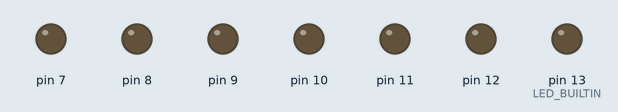
This sketch was run on a simulated Arduino Uno, built with avr-gcc and run on an emulated ATmega328P. Parts: output pins drawn as LEDs (lit = HIGH). What the sketch prints to the serial monitor is not drawn.

Above: at 0.1 s.
At 3.1 s:
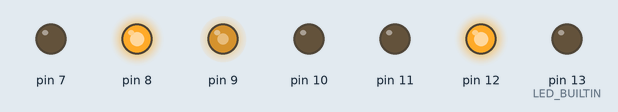
At 4.81 s:
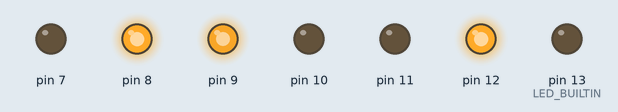
At 8.7 s:
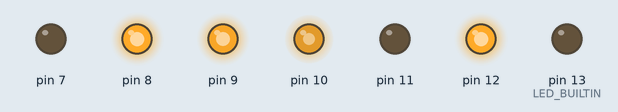
At 19.9 s:
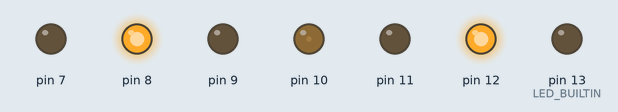
At 32.3 s:
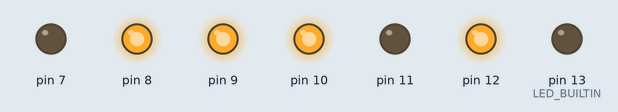
Timing chart, 0 to 33.8 s (numbered marks = the images above):
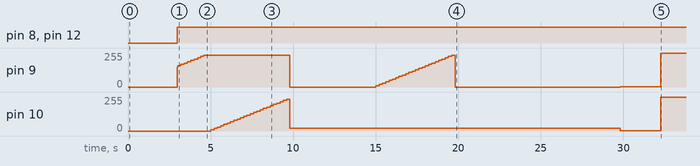

The sketch:

b3.ino
```cpp
unsigned long t0;

// total max time 30s
// frame 150 -> 1 s 5 frame
#define time_frame_max 150
int t[2][time_frame_max][2];
//  t[switch mot][time_frame][time stamp or velocity]

void setup()
{
    // initialize digital pin LED_BUILTIN as an output.
    Serial.begin(9600);
    pinMode(LED_BUILTIN, OUTPUT);

    pinMode(7, OUTPUT);
    pinMode(8, OUTPUT);
    pinMode(9, OUTPUT);

    pinMode(10, OUTPUT);
    pinMode(11, OUTPUT);
    pinMode(12, OUTPUT);

    digitalWrite(7, LOW);
    digitalWrite(8, LOW);
    digitalWrite(11, LOW);
    digitalWrite(12, LOW);

    t0 = millis();

    //---- before is just some setups ---------------

    // t[0] is for moter 1
    // 30 s real time
    for (int i = 0; i < time_frame_max; i++)
    {
        t[0][i][0] = (double)(i)*30*1000 / 150;
        t[0][i][1] = 0;
    }
    for (int i = 0; i < time_frame_max; i++)
    {
        t[1][i][0] = (double)(i)*30*1000 / 150;
        t[1][i][1] = 0;
    }

    //---------------------------------------------
    //  xx      ----- moto 1
    // x x
    //   x
    //   x
    // xxxx
    t[0][0][1] = 0; // velocity
    for (char b = 0 * 5; b < 5 * 5; b++)
    {
        t[0][b][1] = (b - 0 * 5) * 50 / 5;
    }
    for (int b = 5 * 5; b < 10 * 5; b++)
    {
        t[0][b][1] = 240;
    }

    for (char b = 15 * 5; b < 20 * 5; b++)
    {
        t[0][b][1] = (b - 15 * 5) * 50 / 5;
    }

    // xxxxx      ----- moto 2
    //     x
    // xxxxx
    // x
    // xxxxx
    t[1][0][1] = 0; // velocity
    for (char b = 5 * 5; b < 10 * 5; b++)
    {
        t[1][b][1] = (b - 5 * 5) * 50 / 5;
    }
    for (int b = 10 * 5; b < 30 * 5; b++)
    {
        t[1][b][1] = 20;
    }
    for (int b = 0; b < time_frame_max; b++)
    {
        Serial.print("b:");
        Serial.print(b);
        Serial.print("{}");
        Serial.print(t[0][b][0]);
        Serial.print("{}");
        Serial.println(t[1][b][0]);
    }
}

// the loop function runs over and over again forever
void loop()
{
    digitalWrite(7, LOW);
    digitalWrite(8, HIGH);
    digitalWrite(11, LOW);
    digitalWrite(12, HIGH);

    //-----------------------

    // for moter 1
    int x = 0; // xiabiao
    while (millis() > t0 + (t[0][x][0]))
    {

        x++;
    }
    analogWrite(9, t[0][x][1]);

    // for moter 2
    x = 0; // xiabiao
    while (millis() > t0 + (t[1][x][0]))
    {

        x++;
    }
    analogWrite(10, t[1][x][1]);

    //--------debug
    Serial.print(millis());
    Serial.print("__");
    Serial.print(t[0][x][1]);
    Serial.print("%");
    Serial.println(t[1][x][1]);
    //--------debug

    if (millis() > t0 + 1000 * 30)
    {
    }
}
```

Measured:
- by itself, pin 8, pin 12: LOW → HIGH at 3.0 s
- by itself, pin 9: ramps from 0/255 to 255/255 and jumps back, once every 10.0 s
- by itself, pin 10: 0/255 → 10/255 at 5.0 s, → 20/255 0.20 s later, → 30/255 0.20 s later, → 40/255 0.19 s later, … (27 changes in this stretch)
